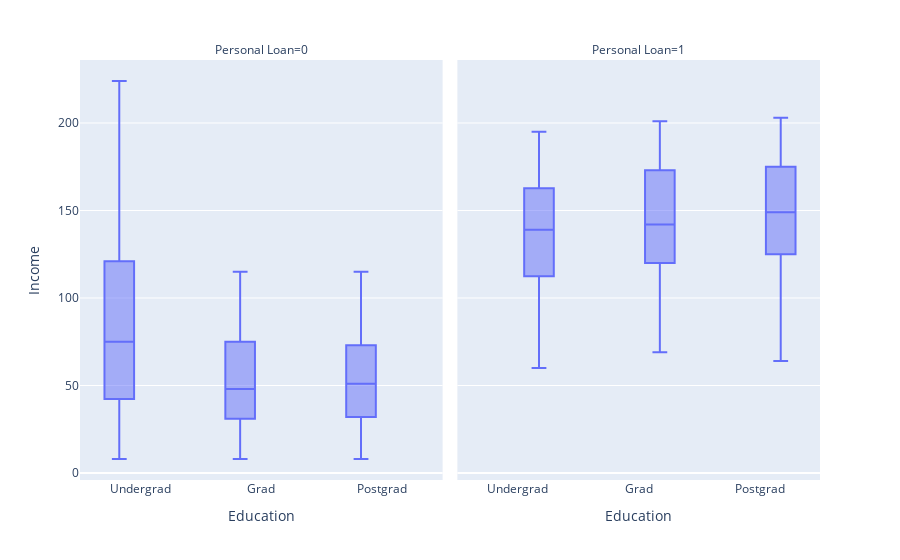

The cell this chart's notebook holds for it:
### Code cell
ps.box(data, x = 'Education', y = 'Income', facet_col = 'Personal Loan')

### Figure 1 — Plotly figure (JSON) as saved in the notebook; plotly's stock layout.template omitted (floating-point values rounded to 4 significant figures; data arrays with more than 128 entries replaced by an {"elided": "..."} marker saying what was removed)
{"data": [{"alignmentgroup": "True", "hovertemplate": "Personal Loan=0<br>Education=%{x}<br>Income=%{y}<extra></extra>", "legendgroup": "", "marker": {"color": "#636efa"}, "name": "", "notched": false, "offsetgroup": "", "orientation": "v", "showlegend": false, "type": "box", "x": {"elided": "4520 str values"}, "x0": " ", "xaxis": "x", "y": {"elided": "4520 int values"}, "y0": " ", "yaxis": "y"}, {"alignmentgroup": "True", "hovertemplate": "Personal Loan=1<br>Education=%{x}<br>Income=%{y}<extra></extra>", "legendgroup": "", "marker": {"color": "#636efa"}, "name": "", "notched": false, "offsetgroup": "", "orientation": "v", "showlegend": false, "type": "box", "x": {"elided": "480 str values"}, "x0": " ", "xaxis": "x2", "y": {"elided": "480 int values"}, "y0": " ", "yaxis": "y2"}], "layout": {"annotations": [{"font": {}, "showarrow": false, "text": "Personal Loan=0", "x": 0.245, "xanchor": "center", "xref": "paper", "y": 1, "yanchor": "bottom", "yref": "paper"}, {"font": {}, "showarrow": false, "text": "Personal Loan=1", "x": 0.755, "xanchor": "center", "xref": "paper", "y": 1, "yanchor": "bottom", "yref": "paper"}], "boxmode": "group", "legend": {"tracegroupgap": 0}, "margin": {"t": 60}, "xaxis": {"anchor": "y", "domain": [0, 0.49], "title": {"text": "Education"}}, "xaxis2": {"anchor": "y2", "domain": [0.51, 1], "matches": "x", "title": {"text": "Education"}}, "yaxis": {"anchor": "x", "domain": [0, 1], "title": {"text": "Income"}}, "yaxis2": {"anchor": "x2", "domain": [0, 1], "matches": "y", "showticklabels": false}}}
